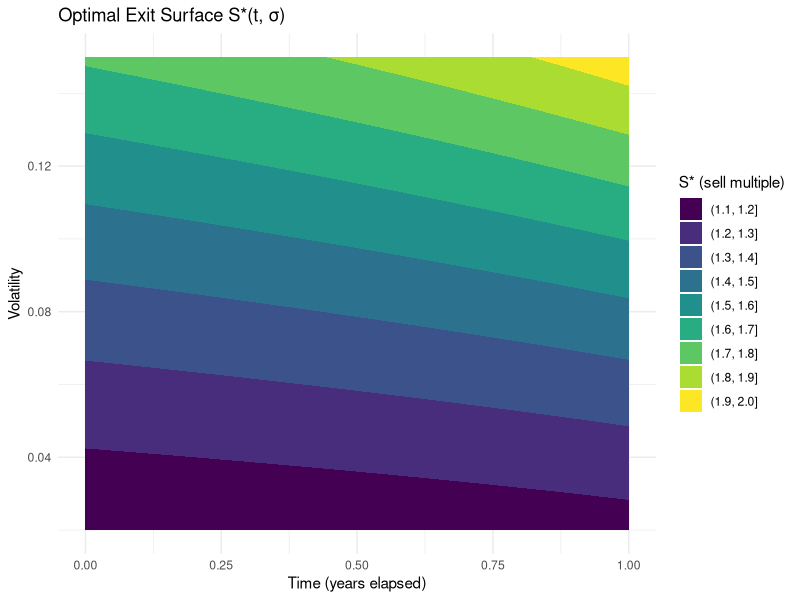

R code for this plot:
library(ggplot2)

K <- 1
r <- 0.03
mu <- 0.0030     # from your estimate
sigma <- 0.075

T <- 1
t_grid <- seq(0, T, length.out = 100)
sig_grid <- seq(0.02, 0.15, length.out = 100)

calc_Sstar <- function(mu, sigma, r, K, t) {
  lambda <- 0.5 * (1 - t/T) * r          # small time penalty
  beta <- 0.5 - mu/sigma^2 + sqrt((mu/sigma^2 - 0.5)^2 + 2*(r+lambda)/sigma^2)
  K * beta / (beta - 1)
}

df <- expand.grid(t = t_grid, sigma = sig_grid)
df$Sstar <- mapply(calc_Sstar, mu, df$sigma, r, K, df$t)

ggplot(df, aes(t, sigma, z = Sstar)) +
  geom_contour_filled() +
  labs(title = "Optimal Exit Surface S*(t, σ)",
       x = "Time (years elapsed)",
       y = "Volatility",
       fill = "S* (sell multiple)") +
  theme_minimal()
